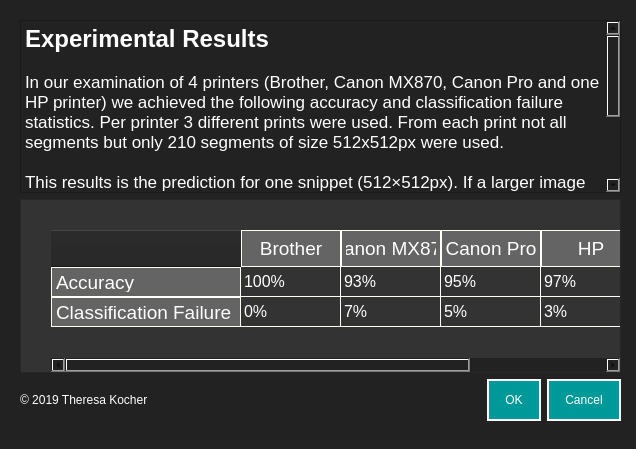
<?xml version="1.0" encoding="UTF-8"?>
<ui version="4.0">
 <class>Dialog</class>
 <widget class="QDialog" name="Dialog">
  <property name="geometry">
   <rect>
    <x>0</x>
    <y>0</y>
    <width>636</width>
    <height>449</height>
   </rect>
  </property>
  <property name="windowTitle">
   <string>Dialog</string>
  </property>
  <property name="styleSheet">
   <string notr="true">background-color: #222222;
</string>
  </property>
  <widget class="QWidget" name="verticalLayoutWidget">
   <property name="geometry">
    <rect>
     <x>20</x>
     <y>20</y>
     <width>601</width>
     <height>401</height>
    </rect>
   </property>
   <layout class="QVBoxLayout" name="verticalLayout">
    <item>
     <layout class="QHBoxLayout" name="horizontalLayout">
      <item>
       <layout class="QHBoxLayout" name="horizontalLayout_2"/>
      </item>
     </layout>
    </item>
    <item>
     <layout class="QHBoxLayout" name="horizontalLayout_4">
      <item>
       <widget class="QTextBrowser" name="textBrowser">
        <property name="styleSheet">
         <string notr="true">color: #fff;
font: 12pt &quot;Helvetica&quot;;
</string>
        </property>
        <property name="html">
         <string>&lt;!DOCTYPE HTML PUBLIC &quot;-//W3C//DTD HTML 4.0//EN&quot; &quot;http://www.w3.org/TR/REC-html40/strict.dtd&quot;&gt;
&lt;html&gt;&lt;head&gt;&lt;meta name=&quot;qrichtext&quot; content=&quot;1&quot; /&gt;&lt;style type=&quot;text/css&quot;&gt;
p, li { white-space: pre-wrap; }
&lt;/style&gt;&lt;/head&gt;&lt;body style=&quot; font-family:'Helvetica'; font-size:12pt; font-weight:400; font-style:normal;&quot;&gt;
&lt;p style=&quot; margin-top:0px; margin-bottom:0px; margin-left:0px; margin-right:0px; -qt-block-indent:0; text-indent:0px;&quot;&gt;&lt;span style=&quot; font-size:18pt; font-weight:600;&quot;&gt;Experimental Results&lt;/span&gt;&lt;/p&gt;
&lt;p style=&quot;-qt-paragraph-type:empty; margin-top:0px; margin-bottom:0px; margin-left:0px; margin-right:0px; -qt-block-indent:0; text-indent:0px;&quot;&gt;&lt;br /&gt;&lt;/p&gt;
&lt;p style=&quot; margin-top:0px; margin-bottom:0px; margin-left:0px; margin-right:0px; -qt-block-indent:0; text-indent:0px;&quot;&gt;&lt;span style=&quot; font-size:13pt;&quot;&gt;In our examination of 4 printers (Brother, Canon MX870, Canon Pro and one HP printer) we achieved the following accuracy and classification failure statistics. Per printer 3 different prints were used. From each print not all segments but only 210 segments of size 512x512px were used.&lt;/span&gt;&lt;/p&gt;
&lt;p style=&quot;-qt-paragraph-type:empty; margin-top:0px; margin-bottom:0px; margin-left:0px; margin-right:0px; -qt-block-indent:0; text-indent:0px; font-size:13pt;&quot;&gt;&lt;br /&gt;&lt;/p&gt;
&lt;p style=&quot; margin-top:0px; margin-bottom:0px; margin-left:0px; margin-right:0px; -qt-block-indent:0; text-indent:0px;&quot;&gt;&lt;span style=&quot; font-size:13pt;&quot;&gt;This results is the prediction for one snippet (512×512px). If a larger image is used, we can cut the image into several 512×512px snippets and the probability increases.&lt;/span&gt;&lt;/p&gt;
&lt;p style=&quot;-qt-paragraph-type:empty; margin-top:0px; margin-bottom:0px; margin-left:0px; margin-right:0px; -qt-block-indent:0; text-indent:0px; font-size:13pt;&quot;&gt;&lt;br /&gt;&lt;/p&gt;
&lt;p style=&quot; margin-top:0px; margin-bottom:0px; margin-left:0px; margin-right:0px; -qt-block-indent:0; text-indent:0px;&quot;&gt;&lt;span style=&quot; font-size:13pt;&quot;&gt;To see more about the observed data in this research study visit:&lt;/span&gt;&lt;/p&gt;
&lt;p style=&quot;-qt-paragraph-type:empty; margin-top:0px; margin-bottom:0px; margin-left:0px; margin-right:0px; -qt-block-indent:0; text-indent:0px; font-size:13pt;&quot;&gt;&lt;br /&gt;&lt;/p&gt;
&lt;p style=&quot; margin-top:0px; margin-bottom:0px; margin-left:0px; margin-right:0px; -qt-block-indent:0; text-indent:0px;&quot;&gt;&lt;span style=&quot; font-size:13pt;&quot;&gt;https://www.korensic.com/pridentifier&lt;/span&gt;&lt;/p&gt;&lt;/body&gt;&lt;/html&gt;</string>
        </property>
       </widget>
      </item>
     </layout>
    </item>
    <item>
     <widget class="QTableWidget" name="tableWidget">
      <property name="styleSheet">
       <string notr="true">QWidget {
    background-color: #333333;
    color: #fff;
}

QHeaderView::section {
    background-color: #646464;
    padding: 4px;
    border: 1px solid #fffff8;
    font-size: 14pt;
}

QTableWidget::item {
	width: 130px;
}

QTableWidget {
    gridline-color: #fffff8;
    font-size: 12pt;
	padding-top: 30px;
	padding-left: 30px;
}

QTableWidget QTableCornerButton::section {
    background-color: #646464;
    border: 1px solid #fffff8;
}</string>
      </property>
      <row>
       <property name="text">
        <string>Accuracy</string>
       </property>
      </row>
      <row>
       <property name="text">
        <string>Classification Failure</string>
       </property>
      </row>
      <column>
       <property name="text">
        <string>Brother</string>
       </property>
      </column>
      <column>
       <property name="text">
        <string>Canon MX870</string>
       </property>
      </column>
      <column>
       <property name="text">
        <string>Canon Pro</string>
       </property>
      </column>
      <column>
       <property name="text">
        <string>HP</string>
       </property>
      </column>
      <item row="0" column="0">
       <property name="text">
        <string>100%</string>
       </property>
      </item>
      <item row="0" column="1">
       <property name="text">
        <string>93%</string>
       </property>
      </item>
      <item row="0" column="2">
       <property name="text">
        <string>95%</string>
       </property>
      </item>
      <item row="0" column="3">
       <property name="text">
        <string>97%</string>
       </property>
      </item>
      <item row="1" column="0">
       <property name="text">
        <string>0%</string>
       </property>
      </item>
      <item row="1" column="1">
       <property name="text">
        <string>7%</string>
       </property>
      </item>
      <item row="1" column="2">
       <property name="text">
        <string>5%</string>
       </property>
      </item>
      <item row="1" column="3">
       <property name="text">
        <string>3%</string>
       </property>
      </item>
     </widget>
    </item>
    <item>
     <layout class="QHBoxLayout" name="horizontalLayout_3">
      <item>
       <widget class="QLabel" name="label">
        <property name="styleSheet">
         <string notr="true">color: #fff;
font: 12pt &quot;Helvetica&quot;;
</string>
        </property>
        <property name="text">
         <string>© 2019 Theresa Kocher</string>
        </property>
       </widget>
      </item>
      <item>
       <widget class="QDialogButtonBox" name="buttonBox">
        <property name="styleSheet">
         <string notr="true">QPushButton {
background-color: #009999;
padding: 12px 16px;
border: 2px solid #fff;
color: #fff;
font: Helvetica;
}
QPushButton:hover {
	background-color: #75bdc3;
}</string>
        </property>
        <property name="orientation">
         <enum>Qt::Horizontal</enum>
        </property>
        <property name="standardButtons">
         <set>QDialogButtonBox::Cancel|QDialogButtonBox::Ok</set>
        </property>
       </widget>
      </item>
     </layout>
    </item>
   </layout>
  </widget>
 </widget>
 <resources/>
 <connections>
  <connection>
   <sender>buttonBox</sender>
   <signal>clicked(QAbstractButton*)</signal>
   <receiver>Dialog</receiver>
   <slot>reject()</slot>
   <hints>
    <hint type="sourcelabel">
     <x>481</x>
     <y>397</y>
    </hint>
    <hint type="destinationlabel">
     <x>440</x>
     <y>432</y>
    </hint>
   </hints>
  </connection>
  <connection>
   <sender>buttonBox</sender>
   <signal>accepted()</signal>
   <receiver>Dialog</receiver>
   <slot>accept()</slot>
   <hints>
    <hint type="sourcelabel">
     <x>589</x>
     <y>408</y>
    </hint>
    <hint type="destinationlabel">
     <x>630</x>
     <y>430</y>
    </hint>
   </hints>
  </connection>
 </connections>
</ui>
